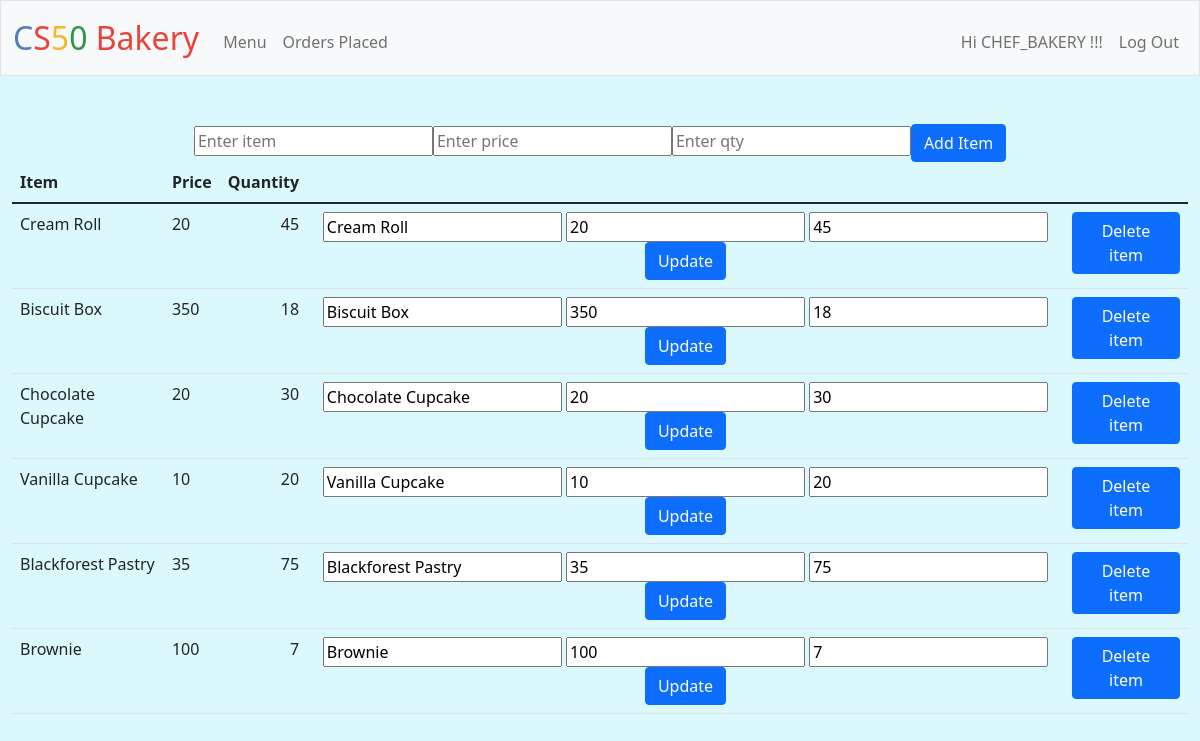
Screenshot of /chefpage (signed in) with the database file from the repository.
### tables this page shows
CREATE TABLE items(id2 INTEGER PRIMARY KEY AUTOINCREMENT NOT NULL,iid INTEGER,item TEXT,price TEXT,quantity TEXT);

### app.py (the view)
@app.route("/chefpage", methods=["GET", "POST"])
@login_required
def chefpage():
    if request.method == "POST":
        i=request.form.get("item")
        p=request.form.get("price")
        q=str(request.form.get("quantity"))
        if not i:
            return apologyc("Empty item field.Enter item.")
        if not p:
            return apologyc("Empty price field.Enter price.")
        if not q:
            return apologyc("Empty quantity field.Enter quantity.")
        infos=db.execute("SELECT * FROM chef WHERE id1=?",session["user_id"])
        r=db.execute("SELECT * FROM items WHERE iid=? AND item=?",session["user_id"],i)
        if i and p and q:
            if r:
                if str(p)==r[0]["price"] :
                    db.execute("UPDATE items SET quantity=? WHERE iid=? AND item=?",str(int(q)+int(r[0]["quantity"])),session["user_id"],r[0]["item"])
                else:
                    return apologyc("You have inserted the same item with different prices")
            else:
                db.execute("INSERT INTO items (iid,item,price,quantity) VALUES(?,?,?,?)",session["user_id"],i,p,q)
        return redirect("/chefpage")
    else:
        x=db.execute("SELECT * FROM items WHERE iid=?",session["user_id"])
        return render_template("chefpage.html",info=x)

### app.py (called while the page is built)
@app.after_request
def after_request(response):
    response.headers["Cache-Control"] = "no-cache, no-store, must-revalidate"
    response.headers["Expires"] = 0
    response.headers["Pragma"] = "no-cache"
    return response

### helpers.py (called while the page is built)
def login_required(f):
    @wraps(f)
    def decorated_function(*args, **kwargs):
        if session.get("user_id") is None:
            return redirect("/first")
        return f(*args, **kwargs)
    return decorated_function

### templates/chefpage.html (shortened to what this page needs)
<!DOCTYPE html>
<html lang="en">
    <head>
        <link href="https://cdn.jsdelivr.net/npm/bootstrap@5.1.3/dist/css/bootstrap.min.css" rel="stylesheet">
        <link href="/static/styles.css" rel="stylesheet">
    </head>
    <body>
        <nav class="bg-light border navbar navbar-expand-md navbar-light">
            <div class="container-fluid">
                <a class="navbar-brand"><span class="blue">C</span><span class="red">S</span><span class="yellow">5</span><span class="green">0</span> <span class="red">Bakery</span></a>
                <div class="collapse navbar-collapse" id="navbar">
                    {% if session["user_id"] %}
                        <ul class="navbar-nav me-auto mt-2">
                            <li class="nav-item"><a class="nav-link" href="/chefpage">Menu</a></li>
                            <li class="nav-item"><a class="nav-link" href="/cheforder">Orders Placed</a></li>
                        </ul>
                        <ul class="navbar-nav ms-auto mt-2">
                            <li class="nav-item"><a class="nav-link">Hi CHEF_BAKERY !!!</a></li>
                            <li class="nav-item"><a class="nav-link" href="/logout">Log Out</a></li>
                        </ul>
                        {% endif %}
                </div>
            </div>
        </nav>
        <main class="container-fluid py-5 text-center">
            <table class="table">
                <thead>
                    <tr>
                        <th class="text-start">Item</th>
                        <th class="text-start">Price</th>
                        <th class="text-end">Quantity</th>
                    </tr>
                </thead>
                <tbody>
                    {% for infos in info %}
                        <tr>
                            <td class="text-start">{{ infos.item }}</td>
                            <td class="text-start">{{ infos.price }}</td>
                            <td class="text-end">{{ infos.quantity  }}</td>
                            <td>
                                <form action="/update" method="post">
                                <input autocomplete="off" name="itm.{{ infos.item }}" type="text" value="{{ infos.item }}">
                                <input autocomplete="off" name="prc.{{ infos.item }}" type="text" value="{{ infos.price }}">
                                <input autocomplete="off" name="qty.{{ infos.item }}" type="number" min="1"  value="{{ infos.quantity  }}">
                                <button class="btn btn-primary" name="update" type="submit">Update</button>
                                </form>
                            </td>
                            <td>
                                <form action="/delete" method="post">
                                    <button class="btn btn-primary" name="del.{{ infos.item }}" type="submit">Delete item</button>
                                </form>
                            </td>
                       </tr>
                    {% endfor %}
                </tbody>
                <form action="/chefpage" method="post">
                    <input  autocomplete="off" name="item" type="text" placeholder="Enter item">
                    <input autocomplete="off" name="price" type="text" placeholder="Enter price">
                    <input autocomplete="off" name="quantity" type="number" min="1"  placeholder="Enter qty">
                    <button class="btn btn-primary" name="Add Item" type="submit">Add Item</button>
                </form>
        </main>
    </body>
</html>

### static/styles.css (style rules this page uses)
body { background-color: #DBF9FC; }
nav .navbar-brand { font-size: xx-large; }
nav .navbar-brand .blue { color: #537fbe; }
nav .navbar-brand .red { color: #ea433b; }
nav .navbar-brand .yellow { color: #f5b82e; }
nav .navbar-brand .green { color: #2e944b; }

### rows the page displays
items: item "Cream Roll", price "20", quantity "45"
items: item "Biscuit Box", price "350", quantity "18"
items: item "Chocolate Cupcake", price "20", quantity "30"
items: item "Vanilla Cupcake", price "10", quantity "20"
items: item "Blackforest Pastry", price "35", quantity "75"
items: item "Brownie", price "100", quantity "7"
